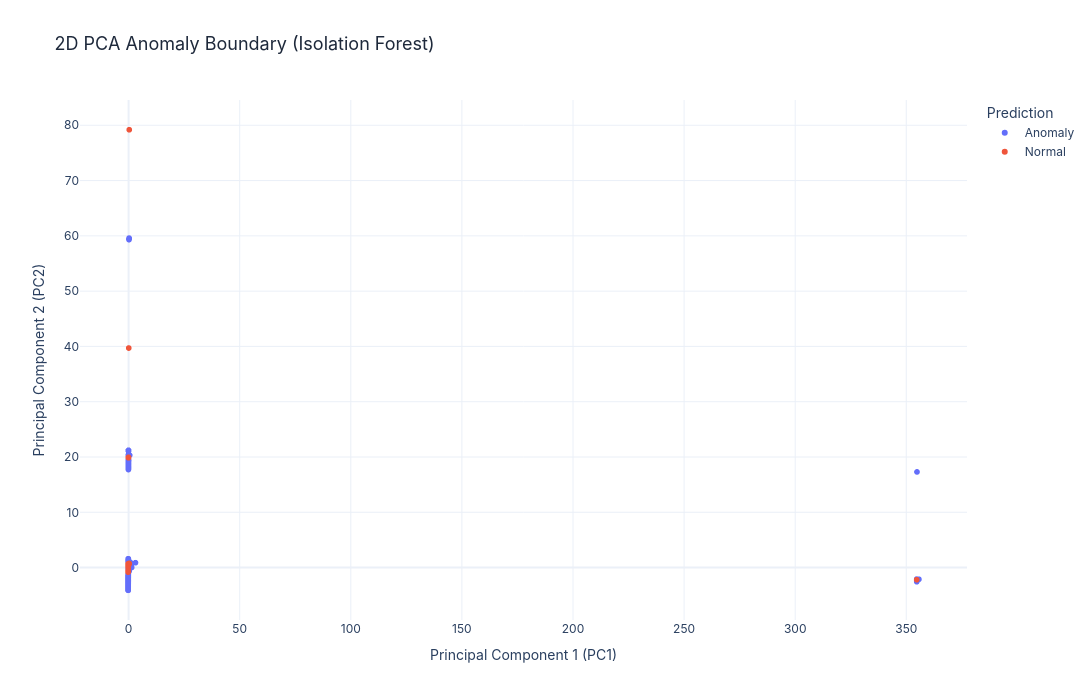

Notebook cell for this chart:
### Markdown cell above
## PCA Anomaly Boundary Visualization

Visualize the anomaly boundary. We project the preprocessed test coordinates down to a 2D PCA space and color the points using model predictions.

### Code cell
# Compute 2D PCA on test data
pca_coords, pca_obj = compute_pca(x_test, n_components=2)
pca_plot_df = prepare_pca_dataframe(pca_coords, preds)
pca_plot_df['Prediction'] = pca_plot_df['Label'].map({0: 'Normal', 1: 'Anomaly'})

# Render interactive 2D PCA projection of anomalies
fig_pca = pca_2d_plot(pca_plot_df, color='Prediction', title='2D PCA Anomaly Boundary (Isolation Forest)')
fig_pca.show()

### Figure 1 — Plotly figure (JSON) as saved in the notebook; plotly's stock layout.template omitted (floating-point values rounded to 4 significant figures; data arrays with more than 128 entries replaced by an {"elided": "..."} marker saying what was removed)
{"data": [{"hovertemplate": "Prediction=Anomaly<br>PC1=%{x}<br>PC2=%{y}<extra></extra>", "legendgroup": "Anomaly", "marker": {"color": "#636efa", "symbol": "circle"}, "mode": "markers", "name": "Anomaly", "showlegend": true, "type": "scattergl", "x": {"elided": "13584 float values"}, "xaxis": "x", "y": {"elided": "13584 float values"}, "yaxis": "y"}, {"hovertemplate": "Prediction=Normal<br>PC1=%{x}<br>PC2=%{y}<extra></extra>", "legendgroup": "Normal", "marker": {"color": "#EF553B", "symbol": "circle"}, "mode": "markers", "name": "Normal", "showlegend": true, "type": "scattergl", "x": {"elided": "8960 float values"}, "xaxis": "x", "y": {"elided": "8960 float values"}, "yaxis": "y"}], "layout": {"font": {"family": "Outfit, Inter, Roboto, sans-serif", "size": 12}, "height": 700, "legend": {"title": {"text": "Prediction"}, "tracegroupgap": 0}, "title": {"font": {"color": "#1E293B", "family": "Outfit, Inter, Roboto, sans-serif", "size": 18}, "text": "2D PCA Anomaly Boundary (Isolation Forest)", "x": 0.05, "xanchor": "left"}, "width": 1200, "xaxis": {"anchor": "y", "domain": [0, 1], "title": {"text": "Principal Component 1 (PC1)"}}, "yaxis": {"anchor": "x", "domain": [0, 1], "title": {"text": "Principal Component 2 (PC2)"}}}}
